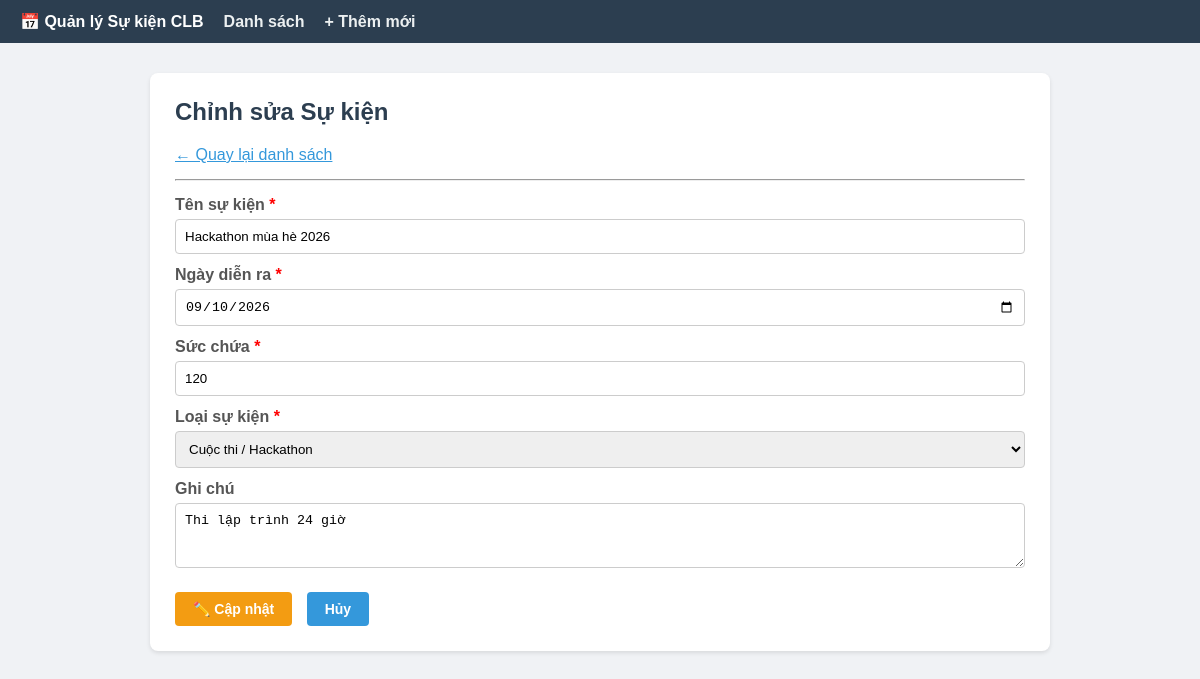
Page /Buoi2/index.php?action=edit&id=2 on the committed database.
### tables this page shows
CREATE TABLE IF NOT EXISTS su_kien (
    id INT AUTO_INCREMENT PRIMARY KEY,
    ten VARCHAR(200) NOT NULL,
    ngay_dien_ra DATE NOT NULL,
    suc_chua INT NOT NULL DEFAULT 1,
    quy_mo VARCHAR(20) NOT NULL,
    loai_id INT NOT NULL,
    ghi_chu TEXT NULL,
    created_at TIMESTAMP DEFAULT CURRENT_TIMESTAMP,
    CONSTRAINT fk_loai FOREIGN KEY (loai_id) REFERENCES danh_muc(id)
);

CREATE TABLE IF NOT EXISTS danh_muc (
    id INT AUTO_INCREMENT PRIMARY KEY,
    ten_loai VARCHAR(100) NOT NULL,
    created_at TIMESTAMP DEFAULT CURRENT_TIMESTAMP
);

### Buoi2/controllers/SuKienController.php (called while the page is built, shortened)
<?php
require_once __DIR__ . '/../models/SuKien.php';
require_once __DIR__ . '/../repositories/SuKienRepository.php';
require_once __DIR__ . '/../repositories/DanhMucRepository.php';
class SuKienController {
    private SuKienRepository  $repo;
    private DanhMucRepository $danhMucRepo;
    public function __construct() {
        $this->repo        = new SuKienRepository();
        $this->danhMucRepo = new DanhMucRepository();
    }
    public function edit(): void {
        $id      = (int)($_GET['id'] ?? 0);
        $su_kien = $this->repo->findById($id);
        $danh_muc = $this->danhMucRepo->getAll();
        require __DIR__ . '/../views/edit.php';
    }
}

### Buoi2/config/Database.php (called while the page is built)
<?php
class Database {
    private $host = 'sql204.infinityfree.com';
    private $user = 'if0_42620001';
    private $pass = 'Doanhngu123';
    private $name = 'if0_42620001_buoi2';
    private $port = '3306';
    private $pdo;
    private static $instance = null;
    private function __construct() {
        try {
            $dsn = "mysql:host={$this->host};port={$this->port};dbname={$this->name};charset=utf8mb4";
            $this->pdo = new PDO($dsn, $this->user, $this->pass, [
                PDO::ATTR_ERRMODE => PDO::ERRMODE_EXCEPTION,
                PDO::ATTR_DEFAULT_FETCH_MODE => PDO::FETCH_ASSOC
            ]);
        } catch (PDOException $e) {
            die("Lỗi kết nối CSDL: " . $e->getMessage());
        }
    }
    public static function getInstance() {
        if (self::$instance === null) {
            self::$instance = new Database();
        }
        return self::$instance;
    }
    public function getConn() {
        return $this->pdo;
    }
}

### Buoi2/repositories/SuKienRepository.php (called while the page is built, shortened)
<?php
require_once __DIR__ . '/../config/Database.php';
require_once __DIR__ . '/../models/SuKien.php';
class SuKienRepository {
    private PDO $db;
    public function __construct() {
        $this->db = Database::getInstance()->getConn();
    }
    public function findById(int $id): ?SuKien {
        $stmt = $this->db->prepare(
            "SELECT * FROM su_kien WHERE id = ?"
        );
        $stmt->execute([$id]);
        $row = $stmt->fetch(PDO::FETCH_ASSOC);
        return $row ? new SuKien($row) : null;
    }
}

### Buoi2/models/SuKien.php (called while the page is built, shortened)
<?php
class SuKien {
    public function __construct(array $data = []) {
        $this->ten        = $data['ten']                 ?? '';
        $this->ngayDienRa = $data['ngay_dien_ra']        ?? '';
        $this->sucChua    = (int)($data['suc_chua']      ?? 0);
        $this->loaiId     = (int)($data['loai_id']       ?? 0);
        $this->ghiChu     = $data['ghi_chu']             ?? '';
    }
}

### Buoi2/repositories/DanhMucRepository.php (called while the page is built)
<?php
require_once __DIR__ . '/../config/Database.php';
require_once __DIR__ . '/../models/DanhMuc.php';
class DanhMucRepository {
    private PDO $db;
    public function __construct() {
        $this->db = Database::getInstance()->getConn();
    }
    public function getAll(): array {
        $rows = $this->db->query("SELECT * FROM danh_muc ORDER BY ten_loai")
                         ->fetchAll(PDO::FETCH_ASSOC);
        return array_map(fn($row) => new DanhMuc($row), $rows);
    }
}

### Buoi2/models/DanhMuc.php (called while the page is built, shortened)
<?php
class DanhMuc {
    public function __construct(array $data = []) {
        $this->id      = (int)($data['id']       ?? 0);
        $this->tenLoai = $data['ten_loai']        ?? '';
    }
}

### Buoi2/views/edit.php (the view, shortened to what this page needs)
<?php $title = 'Sửa Sự kiện'; require __DIR__ . '/layout_header.php'; ?>
<h2>Chỉnh sửa Sự kiện</h2>
<a href="index.php" style="color:#3498db;">&larr; Quay lại danh sách</a>
<hr style="margin: 15px 0;">
<form method="POST" action="index.php?action=update">
    <label>Tên sự kiện <span style="color:red">*</span></label>
    <input type="text" name="ten" value="<?php echo htmlspecialchars($su_kien->ten); ?>" required>
    <label>Ngày diễn ra <span style="color:red">*</span></label>
    <input type="date" name="ngay_dien_ra" value="<?php echo $su_kien->ngayDienRa; ?>" required>
    <label>Sức chứa <span style="color:red">*</span></label>
    <input type="number" name="suc_chua" value="<?php echo $su_kien->sucChua; ?>" min="1" required>
    <label>Loại sự kiện <span style="color:red">*</span></label>
    <select name="loai_id" required>
        <?php foreach ($danh_muc as $dm): ?>
            <option value="<?php echo $dm->id; ?>"
                <?php echo $dm->id === $su_kien->loaiId ? 'selected' : ''; ?>>
                <?php echo htmlspecialchars($dm->tenLoai); ?>
            </option>
        <?php endforeach; ?>
    </select>
    <label>Ghi chú</label>
    <textarea name="ghi_chu" rows="3"><?php echo htmlspecialchars($su_kien->ghiChu); ?></textarea>
    <div style="margin-top:20px;">
        <button type="submit" class="btn btn-warning">✏️ Cập nhật</button>
        <a href="index.php" class="btn btn-primary" style="margin-left:10px;">Hủy</a>
    </div>
</form>
<?php require __DIR__ . '/layout_footer.php'; ?>

### Buoi2/views/layout_header.php (style rules this page uses)
body { font-family: Arial, sans-serif; background: #f0f2f5; margin: 0; }
h2 { margin-top: 0; color: #2c3e50; }
label { display: block; margin: 12px 0 5px; font-weight: bold; color: #555; }
input, select, textarea { width: 100%; padding: 9px; border: 1px solid #ccc; border-radius: 4px; box-sizing: border-box; }
.btn { display: inline-block; padding: 9px 18px; border-radius: 4px; border: none; cursor: pointer; text-decoration: none; font-size: 14px; font-weight: bold; }
.btn-primary { background: #3498db; color: white; }
.btn-warning { background: #f39c12; color: white; }

### rows in the picture
su_kien: ten "Hackathon mùa hè 2026", ngay_dien_ra "09/10/2026", suc_chua "120", loai_id "Cuộc thi / Hackathon", ghi_chu "Thi lập trình 24 giờ"
